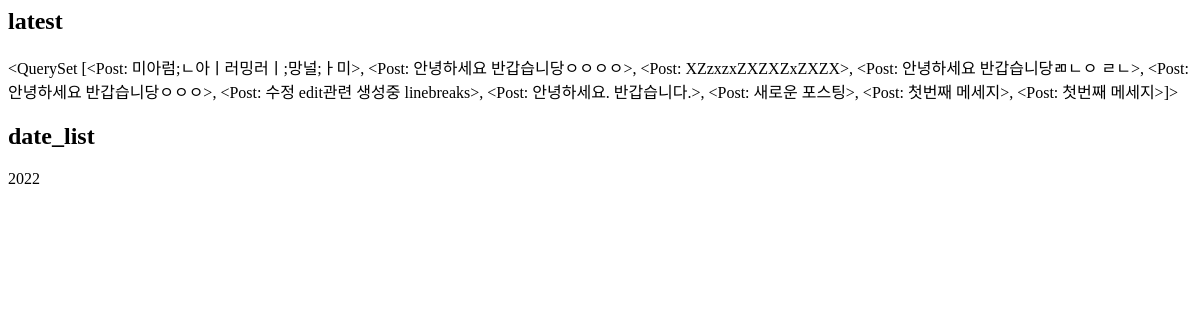
The app's page /instagram/archive/, older data.
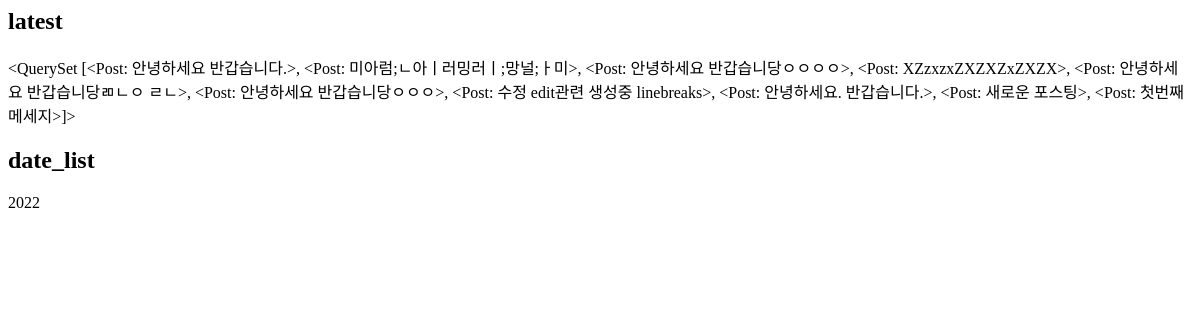
The same page, newer data.
### instagram/models.py (models this page shows, shortened)
class Post(models.Model):
    author = models.ForeignKey(settings.AUTH_USER_MODEL, on_delete=models.CASCADE)
    message = models.TextField(
        validators=[MinLengthValidator(10)]
    )
    photo = models.ImageField(blank=True, upload_to='instagram/post/%Y%m%d')
    tag_set = models.ManyToManyField('Tag', blank=True)
    is_public = models.BooleanField(default=False, verbose_name='공개여부')
    created_at = models.DateTimeField(auto_now_add=True)
    updated_at = models.DateTimeField(auto_now=True)
    def __str__(self):
        return self.message
    class Meta:
        ordering = ['-id']

### instagram/templates/instagram/post_archive.html
<h2>latest</h2>
{{ latest }}
<h2>date_list</h2>
{% for date in date_list %}
    {{ date.year }}
{% endfor %}

Row changes from the older to the newer data that the page shows:
no longer on this page (row unchanged): Post: message.message "<QuerySet [<Post: 미아럼;ㄴ아ㅣ러밍러ㅣ;망널;ㅏ미>, <Post: 안녕하세요 반갑습니당ㅇㅇㅇㅇ>, <Post: XZzxzxZXZXZxZXZX>, <Post: 안녕하세요 반갑습니당ㄻㄴㅇ ㄹㄴ>, <Post: 안녕하세요 반갑습니당ㅇㅇㅇ>, <Post: 수정 edit관련 생성중 linebreaks>, <Post: 안녕하세요. 반갑습니다.>, <Post: 새로운 포스팅>, <Post: 첫번째 메세지>, <Post: 첫번째 메세지>]>"
added Post: message.message "<QuerySet [<Post: 안녕하세요 반갑습니다.>, <Post: 미아럼;ㄴ아ㅣ러밍러ㅣ;망널;ㅏ미>, <Post: 안녕하세요 반갑습니당ㅇㅇㅇㅇ>, <Post: XZzxzxZXZXZxZXZX>, <Post: 안녕하세요 반갑습니당ㄻㄴㅇ ㄹㄴ>, <Post: 안녕하세요 반갑습니당ㅇㅇㅇ>, <Post: 수정 edit관련 생성중 linebreaks>, <Post: 안녕하세요. 반갑습니다.>, <Post: 새로운 포스팅>, <Post: 첫번째 메세지>]>"
